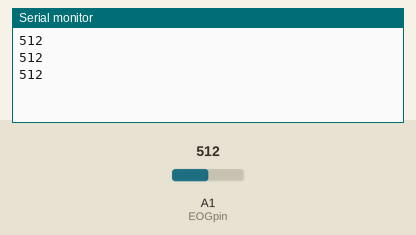
This sketch was run on a simulated Arduino Uno, built with avr-gcc and run on an emulated ATmega328P. Parts: the last lines printed to the serial monitor. The test bench sets the inputs (shaded band); at power-on: A1 (EOGpin) = 512.

Above: at 1.5 s.
1.6 s: A1 (EOGpin) set to 716
At 2.7 s:
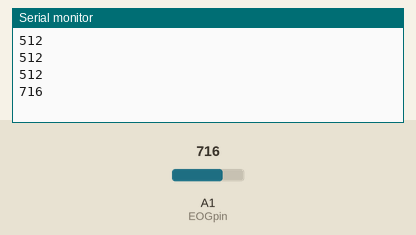
3.1 s: A1 (EOGpin) set to 900
At 4.1 s:
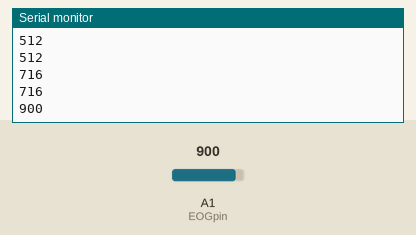
Timing chart, 0 to 6.1 s (numbered marks = the images above; inputs shaded):
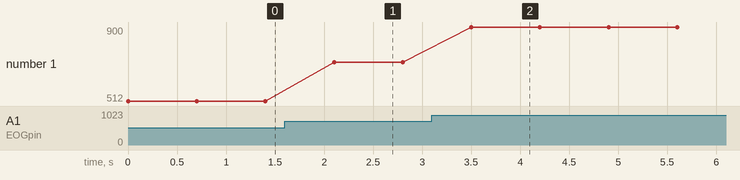

The sketch:

EOG-calibration-numbers.ino
```cpp
const int EOGpin = A1; //analog pin

void setup() {
  Serial.begin(115200);
  pinMode(EOGpin, INPUT);

}

void loop() {
  int EOG_Reading = analogRead(EOGpin);

  Serial.println(EOG_Reading);
  delay(700); //just here to slow down the output for easier reading
}
```

Measured:
- after the input at 1.6 s, the serial monitor: prints a new line after 0.50 s (image 1)
- after the input at 3.1 s, the serial monitor: prints a new line after 0.40 s (image 2)
- plotted number 1: 512 → 716 after the input at 1.6 s, 716 → 900 after the input at 3.1 s
